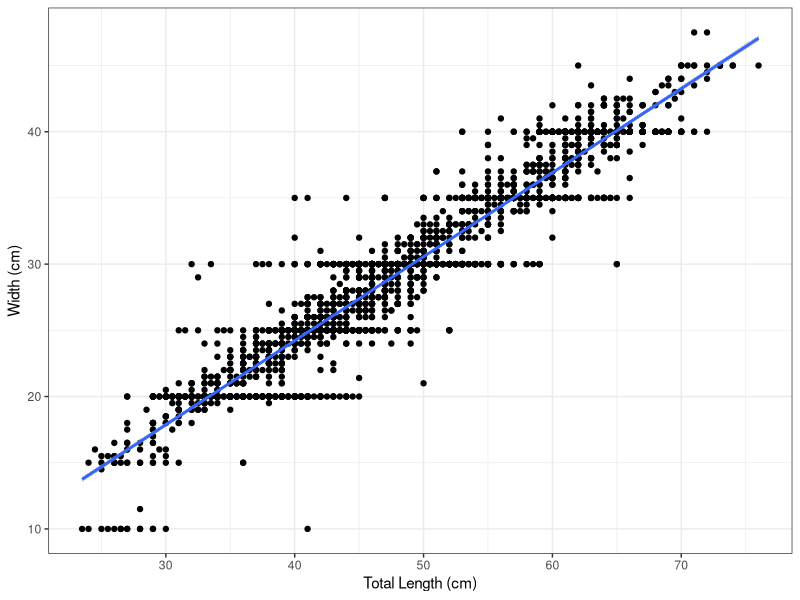

The R script that drew this image:
## ---- chunk 1
setwd("C:/Users/danie/OneDrive/DQ_Documents/R/MUN/OSC Seminar/RMarkdown")
skates<-read.delim("demonstration_data.txt")
library(dplyr)
library(ggplot2)
library(lubridate)
library("htmlTable")

skates$date<-dmy_hms(paste(skates$day, skates$month, skates$year,
                           skates$hour, skates$minute, 0, sep="-"))

table1<-skates%>%
  filter(tag_applied=="Y")%>%
  group_by(year)%>%
  summarise(Year=unique(year),
            Abundance=length(tag_id),
            Tides=n_distinct(date))%>%
  select(Year, Tides, Abundance)%>%
  data.frame()

figure1<-ggplot(skates, aes(x=tl_cm, y=width_cm))+
  geom_point()+theme_bw(11)+xlab("Total Length (cm)")+ylab("Width (cm)")

model1<-lm(width_cm~tl_cm, data=skates)
## ---- chunk 2
figure1+stat_smooth(method='lm')
